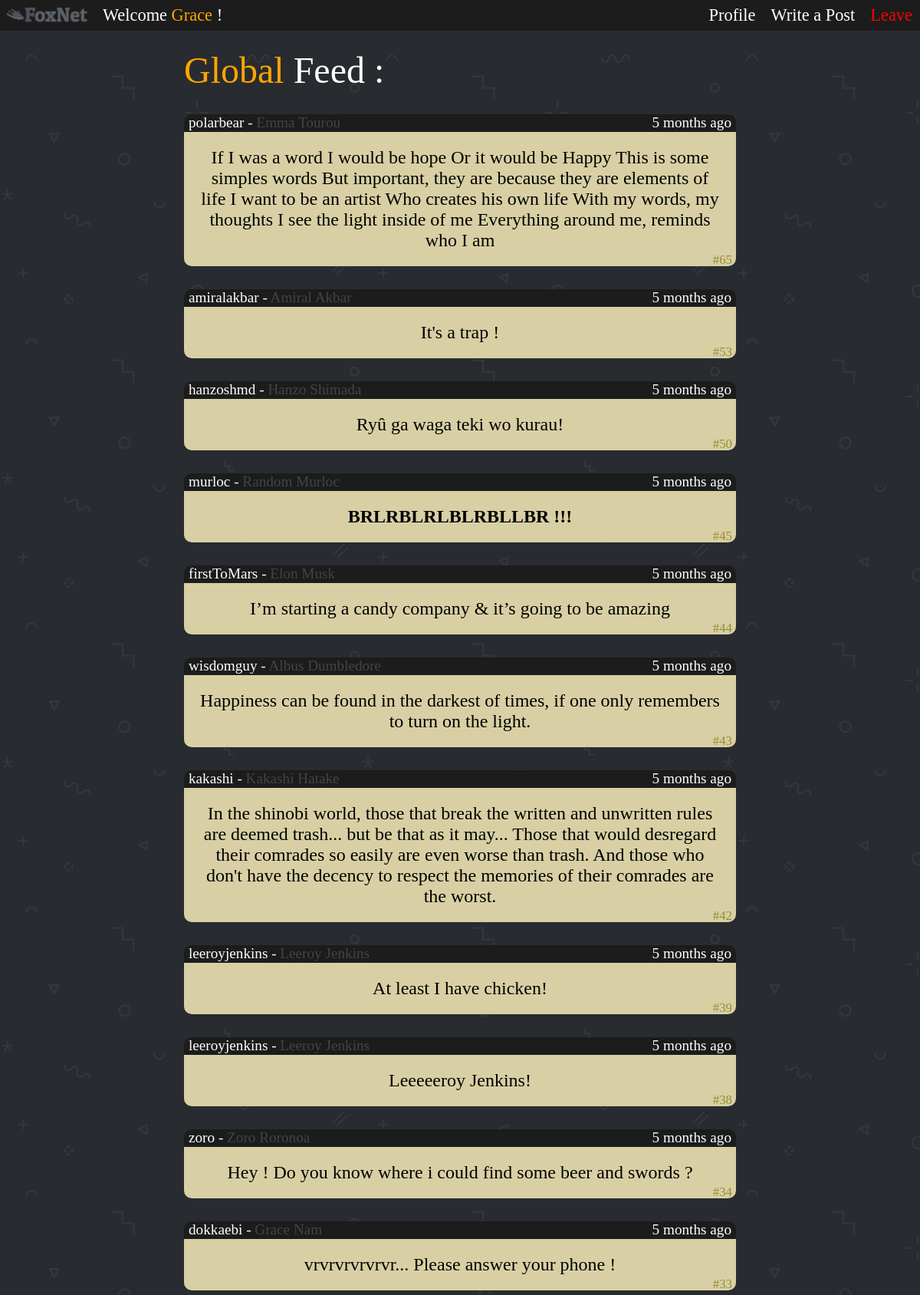
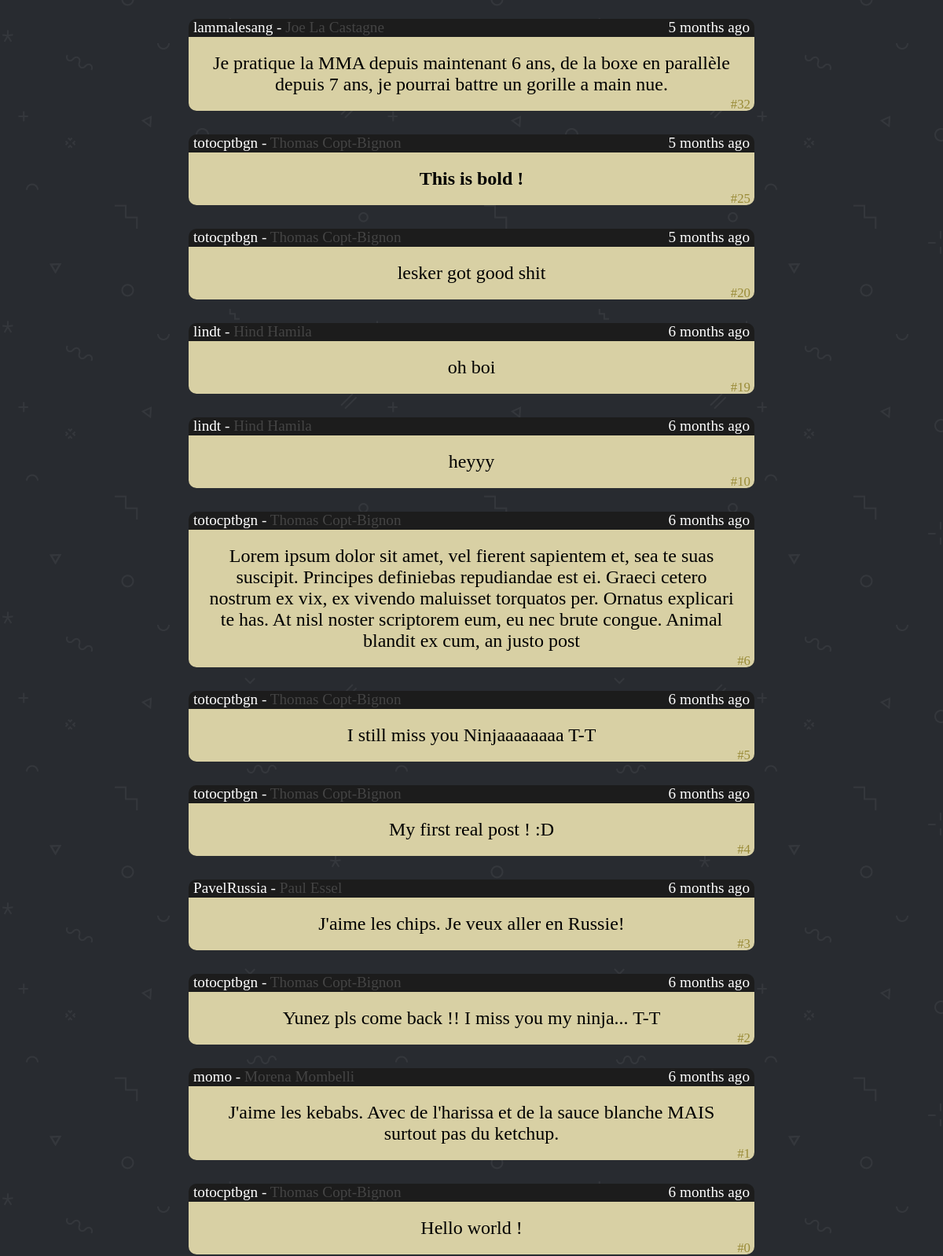
/FoxNet/feed.php (signed in), run on the app's committed database (2 pictures, top to bottom).
### tables this page shows
CREATE TABLE `userdata` (
  `login` varchar(30) NOT NULL,
  `password` varchar(100) DEFAULT NULL,
  `firstName` varchar(30) DEFAULT NULL,
  `lastName` varchar(30) DEFAULT NULL,
  `birthdate` varchar(10) DEFAULT NULL
);

CREATE TABLE `posts` (
  `ID` int(4) NOT NULL,
  `author` varchar(20) NOT NULL,
  `date` varchar(16) NOT NULL,
  `content` varchar(300) NOT NULL
);

### FoxNet/feed.php (the view, shortened to what this page needs)
<?php
include_once 'functionFeed.php';
include_once 'connectDB.php';
$user = $_SESSION['user'];
if (isset($_GET['follow'])) {
  if ($_GET['follow'] = "true") {
    $followFeed = true;
  } else {
    $followFeed = false;
  }
} else {
  $followFeed = false;
}
?>
<!DOCTYPE html>
<html lang="en" dir="ltr">
  <head>
    <link rel="stylesheet" href="css/master.css">
    <link rel="stylesheet" href="css/feed.css">
  </head>
  <body>
    <div class="header">
        <img src="img/BannerFullGrey.png" class="header">
        <span id="headerTitle">Welcome  <span style="color:orange"><?php echo getFirstName($_SESSION["user"]).' '; ?></span> !</span>
        <a id="leave" href="disconnect.php">Leave</a>
        <a class="buttonHeader" href="addPost.php">Write a Post</a>
        <a class="buttonHeader" href="profil.php">Profile</a>
    </div>
<div class="feed">
<?php
  if ($followFeed) {
    echo '<a class="feedType" href="feed.php"><span style="color:orange">Follow</span> Feed :</a>';
    $req = "SELECT * FROM `posts`, `subs` WHERE `subscriber` = '$user' AND `author` = `target` ORDER BY `posts`.`ID` DESC;";
  } else {
    echo '<a class="feedType"  href="feed.php?follow=true"><span style="color:orange">Global</span> Feed :</a>';
    $req = "SELECT * FROM `posts` ORDER BY `posts`.`ID` DESC ";
  }
$resultat = mysqli_query($connec, $req);
  while ($ligne = mysqli_fetch_assoc($resultat)){
    echo '<div class="post">';
    echo '<div class="titlePost">';
    echo '<span class="author">'.'<a class="authorLogin" href="profil.php?user='.$ligne["author"].'">'.$ligne["author"].'</a>'.' - <span class="fullName">'.getFullName($ligne["author"]).'</span>'.'</span>';
    echo '<span class="date">'.postDate($ligne["date"]).'</span>';
    echo "</div>";
    echo '<div class="content">'.transformePost($ligne["content"]);
    echo '<span class="id">#'.$ligne["ID"].'</span>';
    echo '</div>';
    echo "</div>";
  }
?>
</div>
</body>
</html>

### FoxNet/functionFeed.php (shortened to what this page needs)
<?php
function getFullName($username){
  include 'connectDB.php';
  $req = "SELECT * FROM userdata WHERE login = '$username'";
  $resultat = mysqli_query($connec, $req);
  $ligne = mysqli_fetch_assoc($resultat);
  return $ligne["firstName"]." ".$ligne["lastName"];
}
function getFirstName($username){
  include 'connectDB.php';
  $req = "SELECT * FROM userdata WHERE login = '$username'";
  $resultat = mysqli_query($connec, $req);
  $ligne = mysqli_fetch_assoc($resultat);
  return $ligne["firstName"];
}
function pluriel($value){
  if ($value == 1 || $value == 0) {
    return "";
  } return "s";
}
function postDate($date){
  $year = substr($date, 0, 4);
  $month = substr($date, 5, 2);
  $day = substr($date, 8, 2);
  $hour = substr($date, 11, 2);
  $minute = substr($date, 14, 2);
  $currentDate = date("Y-m-d-H-i");
  $currentYear = substr($currentDate, 0, 4);
  $currentMonth = substr($currentDate, 5, 2);
  $currentDay = substr($currentDate, 8, 2);
  $currentHour = substr($currentDate, 11, 2);
  $currentMinute = substr($currentDate, 14, 2);
  $year = abs($currentYear - $year);
  $month = abs($currentMonth - $month);
  $day = abs($currentDay - $day);
  $hour = abs($currentHour - $hour);
  $minute = abs($currentMinute - $minute);
  if ($year == 0) {
    if ($month == 0) {
      if ($day == 0) {
        if ($hour == 0) {
          return $minute." minute".pluriel($minute)." ago";
        } else {
          return $hour." hour".pluriel($hour)." ago";
          }
      } else {
        return $day." day".pluriel($day)." ago";
        }
    } else {
      return $month." month".pluriel($month)." ago";
      }
  } else {
    return $year." year".pluriel($year)." ago";
    }
}
function transformePost($message){
  $firstChar = substr($message, 0, 1);
  $lastChar = substr($message,-1, 1);
  if ($lastChar == '*' && $firstChar == '*') {
    $message = substr($message,1, -1);
    return  '<span style="font-weight:bold" class="content">'.$message.'</span>';
  }
  return  '<span class="content">'.$message.'</span>';
}
?>

### FoxNet/css/master.css (style rules this page uses)
html { height: 100%; }
body { margin: 0; font-family: VT323; background-image: url(../img/footer-bg.png); background-position: 0px 0px; background-repeat: repeat-x-z; animation: animatedBackground 20s linear infinite; min-height: 100%; }
div.header { font-family: VT323; position: sticky; top: 0; height: 40px; width: 100%; background-color: #1c1c1c; z-index: 1000; }
img.header { width: 110px; margin: 7px; float: left; }
#headerTitle { float: left; display: block; color: white; text-align: center; padding: 7px 10px; font-size: 140%; }
#leave { box-sizing: border-box; height: 35px; float: right; display: block; color: red; text-align: center; padding: 7px 10px; text-decoration: none; font-size: 140%; }
.buttonHeader { box-sizing: border-box; float: right; display: block; color: white; text-align: center; padding: 7px 10px; text-decoration: none; font-size: 140%; }

### FoxNet/css/feed.css (style rules this page uses)
.feed { font-size: 150%; color: white; text-align: center; }
.feedType { display: block; font-size: 200%; text-align: left; padding-left: 20%; margin-top: 2%; text-decoration: none; color: white; }
div.post { background-color: #1c1c1c; border-radius: 10px; color: black; width: 60%; margin: auto; margin-top: 30px; margin-bottom: 30px; }
div.titlePost { height: 23px; padding: 0px 6px; }
div.content { background-color: #d8d0a4; border-radius: 0px 0px 10px 10px; }
span.content { padding: 20px; display: block; }
span.author { float: left; font-size: 80%; color: white; }
.authorLogin { text-decoration: none; color: white; }
span.fullName { color: #444444; }
span.date { float: right; font-size: 80%; color: white; }
span.id { font-size: 70%; color: #998b37; float: right; position: relative; bottom: 18px; right: 5px; }

### data on the page
userdata: firstName "Grace"
posts: author "polarbear", author.lastName "Emma Tourou", date "5 months ago", content "If I was a word I would be hope Or it would be Happy This is some simples words But important, they are because they are elements of life I want to be an artist Who creates his own life With my words, my thoughts I see the light inside of me Everything around me, reminds who I am", ID "65"
posts: author "amiralakbar", author.lastName "Amiral Akbar", date "5 months ago", content "It's a trap !", ID "53"
posts: author "hanzoshmd", author.lastName "Hanzo Shimada", date "5 months ago", content "Ryû ga waga teki wo kurau!", ID "50"
posts: author "murloc", author.lastName "Random Murloc", date "5 months ago", content "BRLRBLRLBLRBLLBR !!!", ID "45"
posts: author "firstToMars", author.lastName "Elon Musk", date "5 months ago", content "I’m starting a candy company & it’s going to be amazing", ID "44"
posts: author "wisdomguy", author.lastName "Albus Dumbledore", date "5 months ago", content "Happiness can be found in the darkest of times, if one only remembers to turn on the light.", ID "43"
posts: author "kakashi", author.lastName "Kakashi Hatake", date "5 months ago", content "In the shinobi world, those that break the written and unwritten rules are deemed trash... but be that as it may... Those that would desregard their comrades so easily are even worse than trash. And those who don't have the decency to respect the memories of their comrades are the worst.", ID "42"
posts: author "leeroyjenkins", author.lastName "Leeroy Jenkins", date "5 months ago", content "At least I have chicken!", ID "39"
posts: author "leeroyjenkins", author.lastName "Leeroy Jenkins", date "5 months ago", content "Leeeeeroy Jenkins!", ID "38"
posts: author "zoro", author.lastName "Zoro Roronoa", date "5 months ago", content "Hey ! Do you know where i could find some beer and swords ?", ID "34"
posts: author "dokkaebi", author.lastName "Grace Nam", date "5 months ago", content "vrvrvrvrvrvr... Please answer your phone !", ID "33"
posts: author "lammalesang", author.lastName "Joe La Castagne", date "5 months ago", content "Je pratique la MMA depuis maintenant 6 ans, de la boxe en parallèle depuis 7 ans, je pourrai battre un gorille a main nue.", ID "32"
posts: author "totocptbgn", author.lastName "Thomas Copt-Bignon", date "5 months ago", content "This is bold !", ID "25"
posts: author "totocptbgn", author.lastName "Thomas Copt-Bignon", date "5 months ago", content "lesker got good shit", ID "20"
posts: author "lindt", author.lastName "Hind Hamila", date "6 months ago", content "oh boi", ID "19"
posts: author "lindt", author.lastName "Hind Hamila", date "6 months ago", content "heyyy", ID "10"
posts: author "totocptbgn", author.lastName "Thomas Copt-Bignon", date "6 months ago", content "Lorem ipsum dolor sit amet, vel fierent sapientem et, sea te suas suscipit. Principes definiebas repudiandae est ei. Graeci cetero nostrum ex vix, ex vivendo maluisset torquatos per. Ornatus explicari te has. At nisl noster scriptorem eum, eu nec brute congue. Animal blandit ex cum, an justo post", ID "6"
posts: author "totocptbgn", author.lastName "Thomas Copt-Bignon", date "6 months ago", content "I still miss you Ninjaaaaaaaa T-T", ID "5"
posts: author "totocptbgn", author.lastName "Thomas Copt-Bignon", date "6 months ago", content "My first real post ! :D", ID "4"
posts: author "PavelRussia", author.lastName "Paul Essel", date "6 months ago", content "J'aime les chips. Je veux aller en Russie!", ID "3"
posts: author "totocptbgn", author.lastName "Thomas Copt-Bignon", date "6 months ago", content "Yunez pls come back !! I miss you my ninja... T-T", ID "2"
posts: author "momo", author.lastName "Morena Mombelli", date "6 months ago", content "J'aime les kebabs. Avec de l'harissa et de la sauce blanche MAIS surtout pas du ketchup.", ID "1"
posts: author "totocptbgn", author.lastName "Thomas Copt-Bignon", date "6 months ago", content "Hello world !", ID "0"
